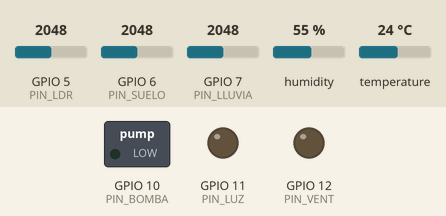
Recording of a sketch running on a simulated ESP32-S3. Parts: switched loads named in the sketch (green lamp = pin HIGH), output pins drawn as LEDs (lit = HIGH). The test bench sets the inputs (shaded band); at power-on: humidity 55 %, GPIO 5 (PIN_LDR) = 2048, GPIO 6 (PIN_SUELO) = 2048, GPIO 7 (PIN_LLUVIA) = 2048, temperature 24 °C. WiFi joins after 1.5 s; servers stay silent unless stated; uploads are accepted with an empty reply; what the sketch prints to the serial monitor is not drawn.

Above: at 2.7 s.
2.8 s: humidity set to 68 %
6.7 s: humidity set to 71 %
At 12.4 s:
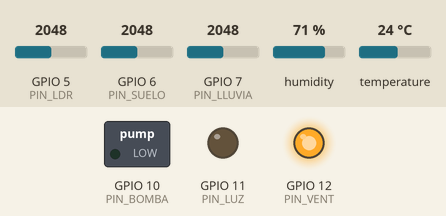
Timing chart, 0 to 13.9 s (numbered marks = the images above; inputs shaded):
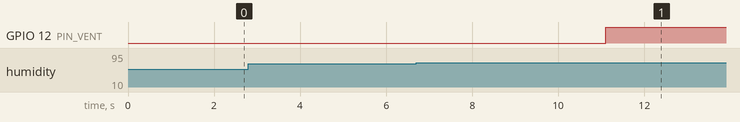

Measured:
- the behaviour switches between 69 and 70 % on humidity (found by bisection; images 0 and 1)
- after the input at 2.8 s, every drawn part: stays the same
- after the input at 6.7 s, GPIO 12 (PIN_VENT): LOW → HIGH after 4.4 s

The sketch:

RedWifi.ino
```cpp
 #include <WiFi.h>


/* Añade tu SSID & Clave para acceder a tu Wifi */
//const char* ssid = "silencio";  // Tu SSID
//const char* password = "perroperro";  //Tu Clave

 IPAddress conectarWifi( const char* ssid, const char* password){
 Serial.println(ssid);
 Serial.println(password);
 WiFi.mode(WIFI_STA);
  WiFi.begin(ssid, password);
  Serial.println("");

  // Wait for connection
  while (WiFi.status() != WL_CONNECTED) {
    delay(500);
    Serial.print(".");

    }


  Serial.println("");
  Serial.print("Conectado a Wifi con IP: ");
  return WiFi.localIP();
 }

//---------------------------------------------------------------

 float CrearCodigoValidacion(int a, float b, float c, int d, int e){
  float valor = (a + b + c + d + e)/2;

  return valor;
 }
```

APP_TP_FINAL.ino
```cpp
 //Declaracion de Librerías
#include "RedWifi.h"
#include "Sensores.h"
#include <HTTPClient.h>


//Declaracion de pines de sensores
#define PIN_DHT    4  // Pin digital al que se conecta el sensor DHT11
#define PIN_LDR    5   // Pin al que se conecta el sensor LDR
#define PIN_SUELO  6   // Pin al que se conecta el sensor de suelo
#define PIN_LLUVIA 7   // Pin digital al que se conecta el sensor de lluvia

//Declaracion de pines de salida
#define PIN_BOMBA    10 // Pin que habilita bomba de riego
#define PIN_LUZ      11 // Pin que habilita LUZ
#define PIN_VENT     12 // Pin que habilita Ventilación

//Credenciales red WIFI
const char* ssid = "MOVISTAR WIFI7361";  // SSID
const char* password = "bocajuniors12";  //Clave

//Direccion del servidor
String serverName = "http://isaaccarranza.ar/test/GET_DatosESP32.php";
String serverNameStatus = "http://isaaccarranza.ar/test/estado_riego.php";

//Declaracion de Variables
unsigned long lastTime = 0; //Se utiliza una variable para controlar el tiempo transcurrido
unsigned long timerDelay = 3000; //3 seg
IPAddress IP_ESP32;
String apiKeyValue; //"tPmAT5Ab3j7F9";//variable para validar petciones a php

//Declaracion de Variables medidas de sensores
int sensor_humSuelo;
float sensor_humAmbiente;
float sensor_tempAmbiente;
int sensor_nivelLluvia;
int sensor_luzAmbiente;
String cadenaDatos;

//Declaracion de Variables para control de salidas
boolean estadoRiegoManual = false; //control mediante el boton en la web
boolean estadoVentManual = false;
boolean estadoLuzManual = false;


void setup() {
  // put your setup code here, to run once:
Serial.begin(115200);
IP_ESP32 = conectarWifi(ssid, password);

Serial.println(IP_ESP32);
pinMode(PIN_BOMBA, OUTPUT);
pinMode(PIN_VENT, OUTPUT);
pinMode(PIN_LUZ, OUTPUT);

}

void loop() {

  if ((millis() - lastTime) > timerDelay) {

   if (WiFi.status() == WL_CONNECTED) {

      WiFiClient client;
      HTTPClient http;

      //Asigancion de valores tomados de sensores
      sensor_humSuelo = humedadTierra(PIN_SUELO);
      sensor_humAmbiente = humedadAmbiente(PIN_DHT);
      sensor_tempAmbiente = temperaturaAmbiente(PIN_DHT);
      sensor_nivelLluvia = nivel_de_lluvia(PIN_LLUVIA);
      sensor_luzAmbiente = luzAmbiente(PIN_LDR);

      //Creacion de codigo para validar en php
      apiKeyValue = CrearCodigoValidacion(sensor_humSuelo, sensor_humAmbiente, sensor_tempAmbiente, sensor_nivelLluvia, sensor_luzAmbiente);
      Serial.println(apiKeyValue);
      //Creacion de cadena con variables y valores
      cadenaDatos = "?n=" + apiKeyValue + "&ht=" + sensor_humSuelo +  "&ha=" + sensor_humAmbiente +  "&temp=" + sensor_tempAmbiente + "&l=" + sensor_nivelLluvia + "&kjl="+ sensor_luzAmbiente;

      //Creacion de cadena a enviar por get
      String serverPath = serverName + cadenaDatos ;

      // Tu ruta URL o dirección IP al servicio web en una url "limpia"
      http.begin(client, serverPath.c_str());

      // Envía HTTP GET request
      int httpCodigoRespuesta = http.GET(); //

      if (httpCodigoRespuesta > 0) {        //En caso que la respuesta de la conexion GET sea por eje. 200 o 404 se imprimirá, en caso que no responda el servidor el codigo es -1
        Serial.print("HTTP codigo respuesta: ");
        Serial.println(httpCodigoRespuesta);
        String payload = http.getString();
        Serial.println(payload);
      }
      else {
        Serial.print("Error code: ");
        Serial.println(httpCodigoRespuesta);
      }
      // Libera recursos
      http.end();
      Serial.println("---------------------------------------------------------------------------------------------------");
      delay(1000);
      // Peticion para estados de salidas
      // Tu ruta URL o dirección IP al servicio web en una url "limpia"
      http.begin(client, serverNameStatus);

      // Envía HTTP GET request
      int httpCodigoRespta = http.GET(); //

      if (httpCodigoRespuesta > 0) {        //En caso que la respuesta de la conexion GET sea por eje. 200 o 404 se imprimirá, en caso que no responda el servidor el codigo es -1
        Serial.print("HTTP codigo respuesta2: ");
        Serial.println(httpCodigoRespuesta);
        String payload = http.getString();
        Serial.println(payload);

         int ledStatus = payload.toInt();

            // Hacer algo con el valor recibido (por ejemplo, encender el LED)
            if (ledStatus == 1) {
                Serial.println("led encendido");
                digitalWrite(LED_BUILTIN, (0,0,255));

            } else {
                Serial.println("led apagao");
                digitalWrite(LED_BUILTIN, LOW);
            }
      }
      else {
        Serial.print("Error code: ");
        Serial.println(httpCodigoRespuesta);
      }
      // Libera recursos
      http.end();
      // Espera antes de realizar la siguiente solicitud
      delay(1000);
    }
    else{
      Serial.println("Error al conectarse a la red WIFI");
    }
    //------------------------------------------------------------------------------------------------
    //Logica de control de riego iluminación y ventilacion
    //Control automatico y manual de bomba

    if ((sensor_humSuelo <= 50 && sensor_luzAmbiente <=30 && sensor_nivelLluvia <= 15) || (estadoRiegoManual == true && sensor_humSuelo <=90 && sensor_nivelLluvia <= 15)) {

     digitalWrite(PIN_BOMBA, HIGH);
     delay(10000);
     digitalWrite(PIN_BOMBA, LOW);
     estadoRiegoManual = false;
    }

    //Control automatico y manual de ventilación

    if ((sensor_tempAmbiente >= 35) || (sensor_humAmbiente >= 70) || (estadoVentManual == true)){

    digitalWrite(PIN_VENT, HIGH);
    delay(10000);
    digitalWrite(PIN_VENT, LOW);
    estadoVentManual = false;
    }

    //Control automatico y manual de luz

    if((sensor_luzAmbiente <=30)||(estadoLuzManual == true)){
      digitalWrite(PIN_LUZ, HIGH);
    }

    else {

      digitalWrite(PIN_LUZ, LOW);

    }


  lastTime = millis();
  }

}
```

RedWifi.h
```cpp
IPAddress conectarWifi();
float CrearCodigoValidacion();
```

Sensores.h
```cpp
float humedadAmbiente();
int humedadTierra();
int nivel_de_lluvia();
int luzAmbiente();
float temperaturaAmbiente();
```

Sensores.ino
```cpp
#include "DHT.h"
#define SENSOR_MIN 0    // Valor de funcion de Sensor de lluvia
#define SENSOR_MAX 521  // Valor de funcion de Sensor de lluvia

//-------------------------------------HUMEDAD DHT11-------------------------------------------------


float humedadAmbiente(int port)
{
  DHT dht1(port, DHT11);
  dht1.begin();
  float humedad = dht1.readHumidity();

  if (isnan(humedad))
  {
    Serial.println("Failed to  read humidity from DHT sensor!");
  }
  delay(100);

  return humedad;
}
//--------------------------------------TEMPERATURA DHT11------------------------------------------------

float temperaturaAmbiente(int port)
{
  DHT dht(port, DHT11);
  dht.begin();
  float temperatura = dht.readTemperature();

  if (isnan(temperatura))
  {
    Serial.println("Failed to read temperature from DHT sensor!");
  }

  return temperatura;
}

//-------------------------------------------HUMEDAD SUELO-------------------------------------------

int humedadTierra(int aux)
{
  int valor;
  int humedad;

  valor = analogRead(aux);
  humedad = (100 - ((valor / 4095.00) * 100));

/*
  if (humedad <= 33)
  {

    neopixelWrite(RGB_BUILTIN, RGB_BRIGHTNESS, 0, 0); // Red
    delay(1000);
  }
  else if (humedad >= 34 && humedad <= 66)
  {
    neopixelWrite(RGB_BUILTIN, 0, RGB_BRIGHTNESS, 0); // Green
    delay(1000);
  }
  else
  {
    neopixelWrite(RGB_BUILTIN, 0, 0, RGB_BRIGHTNESS); // Blue
    delay(1000);
  }
  // put your main code here, to run repeatedly:
  neopixelWrite(RGB_BUILTIN, 0, 0, 0); // Off / black
  delay(1000);                         /* Wait for 1000mS */
  // put your main code here, to run repeatedly:
  return humedad;
}

//--------------------------------------------SENSOR LLUVIA------------------------------------------

int nivel_de_lluvia(int val)
{
  int value = 0; // variable to store the sensor value
  int nivel = 0;

  value = analogRead(val);                            // read the analog value from sensor
  nivel = map(value, SENSOR_MIN, SENSOR_MAX, 0, 5); // 4 levels
  return nivel;
}

//---------------------------------------------SENSOR LUZ-----------------------------------------

int luzAmbiente(int pines)
{
  const long A = 6000; // Resistencia en oscuridad en KΩ
  const int B = 15;    // Resistencia a la luz (10 Lux) en KΩ
  const int Rc = 11;   // Resistencia calibracion en KΩ
  int Valor;
  int nivel_de_luz;

  Valor = analogRead(pines);

  Valor = constrain(Valor, 700, 4095);
  nivel_de_luz = map(Valor, 700, 4095, 0, 100);
   //nivel_de_luz = ((long)Valor*A*10)/((long)B*Rc*(1024-Valor));    //usar si LDR entre A0 y Vcc (como en el esquema anterior)
  return nivel_de_luz;

}

//-----------------------------------------------------------------------------------------
```
